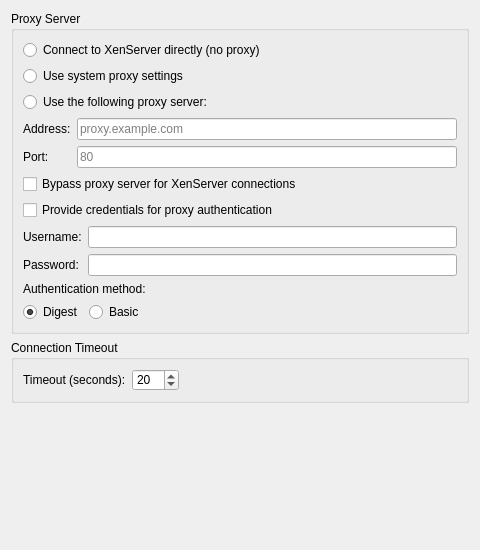
<?xml version="1.0" encoding="UTF-8"?>
<ui version="4.0">
 <class>ConnectionOptionsPage</class>
 <widget class="QWidget" name="ConnectionOptionsPage">
  <property name="geometry">
   <rect>
    <x>0</x>
    <y>0</y>
    <width>480</width>
    <height>550</height>
   </rect>
  </property>
  <property name="styleSheet">
   <string notr="true">QLabel, QCheckBox, QRadioButton {
    color: black;
}</string>
  </property>
  <layout class="QVBoxLayout" name="verticalLayout">
   <item>
    <widget class="QGroupBox" name="ProxyGroupBox">
     <property name="title">
      <string>Proxy Server</string>
     </property>
     <layout class="QVBoxLayout" name="verticalLayout_2">
      <item>
       <widget class="QRadioButton" name="DirectConnectionRadioButton">
        <property name="text">
         <string>Connect to XenServer directly (no proxy)</string>
        </property>
       </widget>
      </item>
      <item>
       <widget class="QRadioButton" name="UseIERadioButton">
        <property name="text">
         <string>Use system proxy settings</string>
        </property>
       </widget>
      </item>
      <item>
       <widget class="QRadioButton" name="UseProxyRadioButton">
        <property name="text">
         <string>Use the following proxy server:</string>
        </property>
       </widget>
      </item>
      <item>
       <layout class="QFormLayout" name="formLayout">
        <item row="0" column="0">
         <widget class="QLabel" name="ProxyAddressLabel">
          <property name="text">
           <string>Address:</string>
          </property>
         </widget>
        </item>
        <item row="0" column="1">
         <widget class="QLineEdit" name="ProxyAddressTextBox">
          <property name="placeholderText">
           <string>proxy.example.com</string>
          </property>
         </widget>
        </item>
        <item row="1" column="0">
         <widget class="QLabel" name="ProxyPortLabel">
          <property name="text">
           <string>Port:</string>
          </property>
         </widget>
        </item>
        <item row="1" column="1">
         <widget class="QLineEdit" name="ProxyPortTextBox">
          <property name="placeholderText">
           <string>80</string>
          </property>
         </widget>
        </item>
       </layout>
      </item>
      <item>
       <widget class="QCheckBox" name="BypassForServersCheckbox">
        <property name="text">
         <string>Bypass proxy server for XenServer connections</string>
        </property>
       </widget>
      </item>
      <item>
       <widget class="QCheckBox" name="AuthenticationCheckBox">
        <property name="text">
         <string>Provide credentials for proxy authentication</string>
        </property>
       </widget>
      </item>
      <item>
       <layout class="QFormLayout" name="formLayout_2">
        <item row="0" column="0">
         <widget class="QLabel" name="ProxyUsernameLabel">
          <property name="text">
           <string>Username:</string>
          </property>
         </widget>
        </item>
        <item row="0" column="1">
         <widget class="QLineEdit" name="ProxyUsernameTextBox"/>
        </item>
        <item row="1" column="0">
         <widget class="QLabel" name="ProxyPasswordLabel">
          <property name="text">
           <string>Password:</string>
          </property>
         </widget>
        </item>
        <item row="1" column="1">
         <widget class="QLineEdit" name="ProxyPasswordTextBox">
          <property name="echoMode">
           <enum>QLineEdit::Password</enum>
          </property>
         </widget>
        </item>
       </layout>
      </item>
      <item>
       <widget class="QLabel" name="AuthMethodLabel">
        <property name="text">
         <string>Authentication method:</string>
        </property>
       </widget>
      </item>
      <item>
       <layout class="QHBoxLayout" name="horizontalLayout">
        <item>
         <widget class="QRadioButton" name="DigestRadioButton">
          <property name="text">
           <string>Digest</string>
          </property>
          <property name="checked">
           <bool>true</bool>
          </property>
         </widget>
        </item>
        <item>
         <widget class="QRadioButton" name="BasicRadioButton">
          <property name="text">
           <string>Basic</string>
          </property>
         </widget>
        </item>
        <item>
         <spacer name="horizontalSpacer">
          <property name="orientation">
           <enum>Qt::Horizontal</enum>
          </property>
          <property name="sizeHint" stdset="0">
           <size>
            <width>40</width>
            <height>20</height>
           </size>
          </property>
         </spacer>
        </item>
       </layout>
      </item>
     </layout>
    </widget>
   </item>
   <item>
    <widget class="QGroupBox" name="TimeoutGroupBox">
     <property name="title">
      <string>Connection Timeout</string>
     </property>
     <layout class="QHBoxLayout" name="horizontalLayout_2">
      <item>
       <widget class="QLabel" name="ConnectionTimeoutLabel">
        <property name="text">
         <string>Timeout (seconds):</string>
        </property>
       </widget>
      </item>
      <item>
       <widget class="QSpinBox" name="ConnectionTimeoutSpinBox">
        <property name="minimum">
         <number>1</number>
        </property>
        <property name="maximum">
         <number>300</number>
        </property>
        <property name="value">
         <number>20</number>
        </property>
       </widget>
      </item>
      <item>
       <spacer name="horizontalSpacer_2">
        <property name="orientation">
         <enum>Qt::Horizontal</enum>
        </property>
        <property name="sizeHint" stdset="0">
         <size>
          <width>40</width>
          <height>20</height>
         </size>
        </property>
       </spacer>
      </item>
     </layout>
    </widget>
   </item>
   <item>
    <spacer name="verticalSpacer">
     <property name="orientation">
      <enum>Qt::Vertical</enum>
     </property>
     <property name="sizeHint" stdset="0">
      <size>
       <width>20</width>
       <height>40</height>
      </size>
     </property>
    </spacer>
   </item>
  </layout>
 </widget>
 <resources/>
 <connections/>
</ui>
